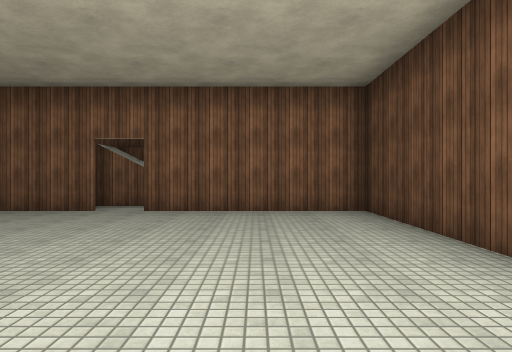
[1] (above)

18 first-person views from a walk through a scene from a Unity 3-D project. The camera is 1.4 m above the floor, looks level and sees 75° across. The floor is counted in squares, 2 m on a side. Each view is taken from the middle of a square. On the plan, view 1 faces up. The plan holds only what a view shows up to about 10 squares ahead; the rest is blank. The player character is not drawn. Surface patterns are stand-ins for the level's own textures.

[2]
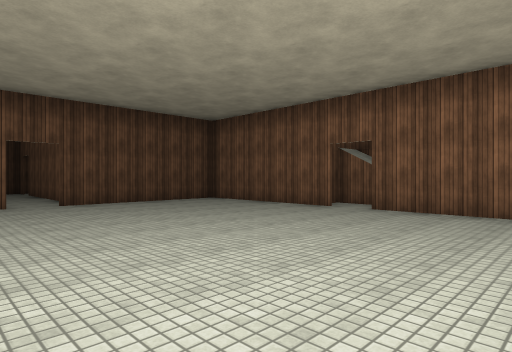

[3]
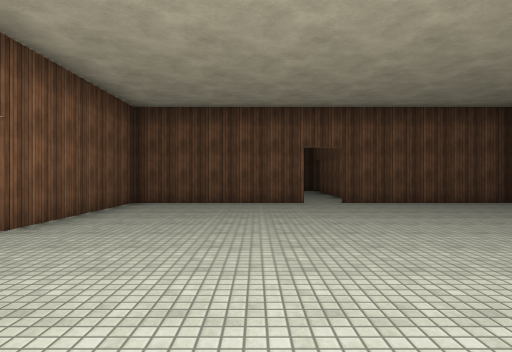

[4]
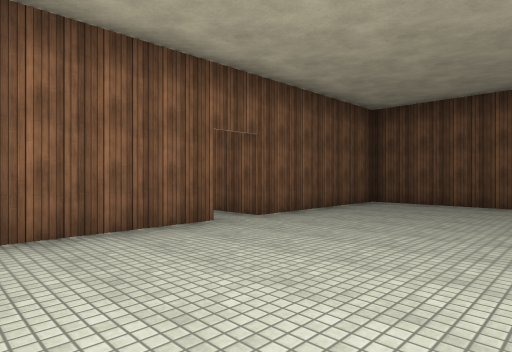

[5]
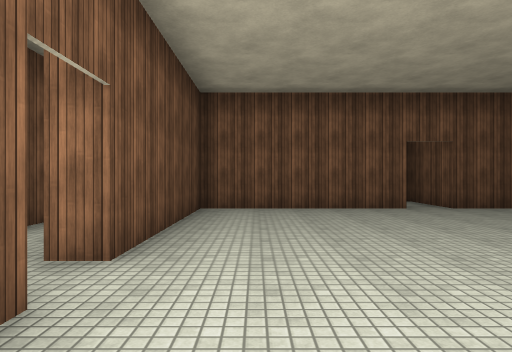

[6]
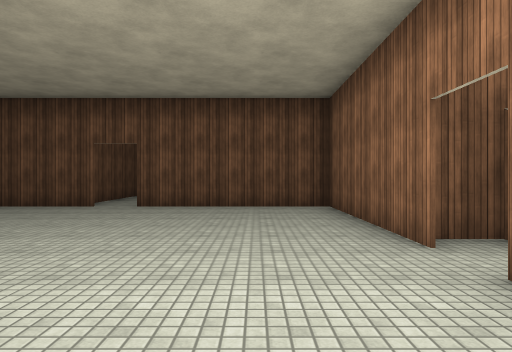

[7]
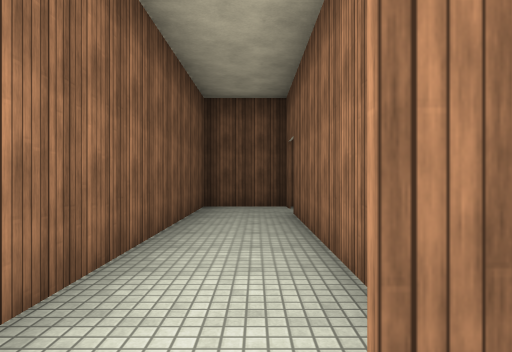

[8]
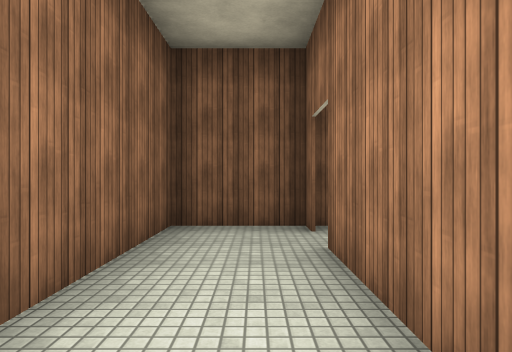

[9]
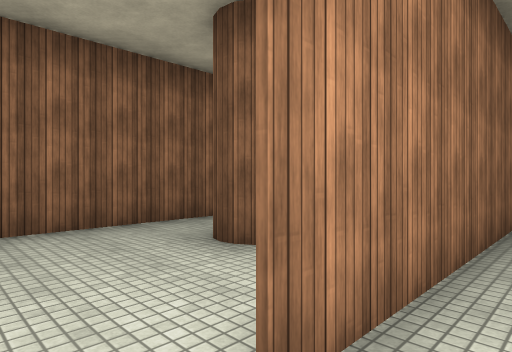

[10]
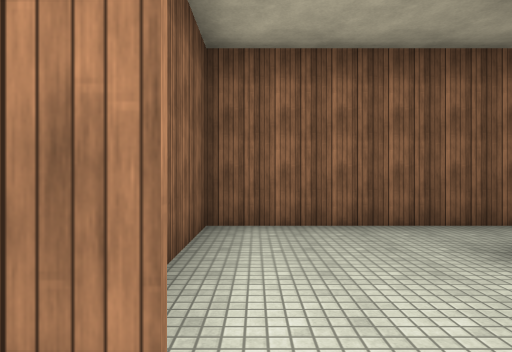

[11]
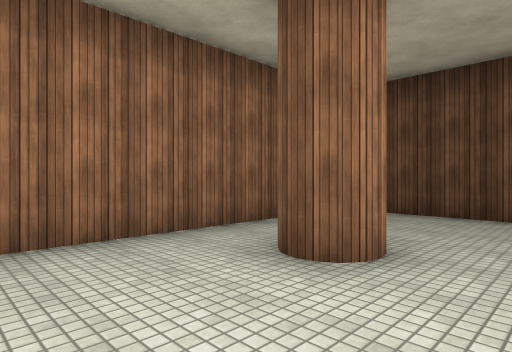

[12]
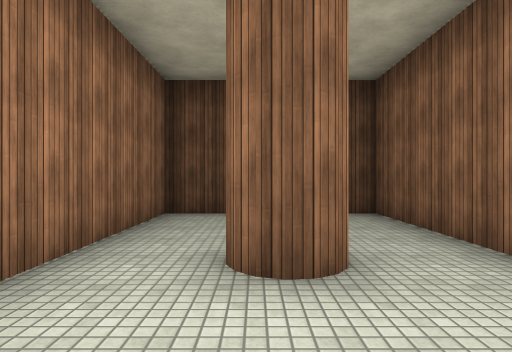

[13]
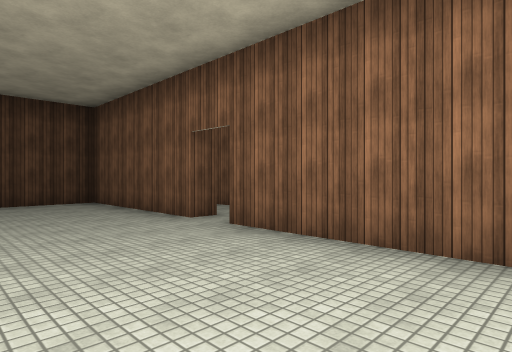

[14]
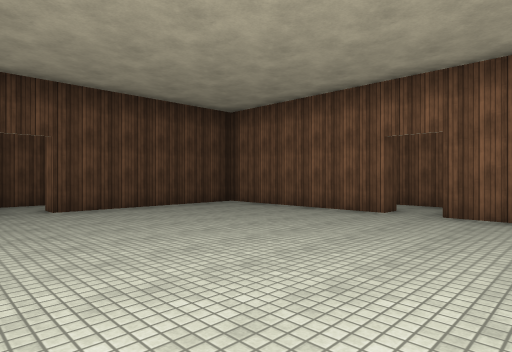

[15]
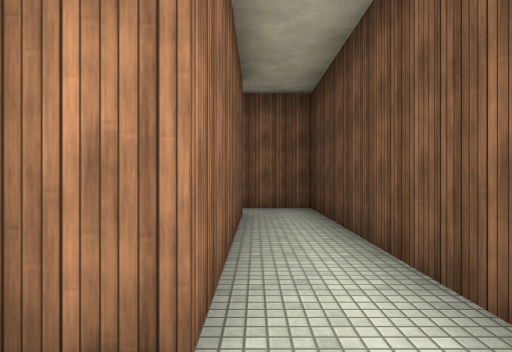

[16]
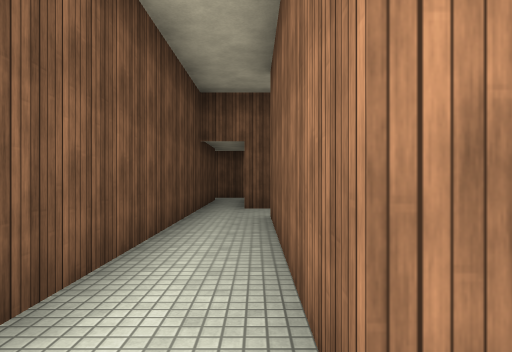

[17]
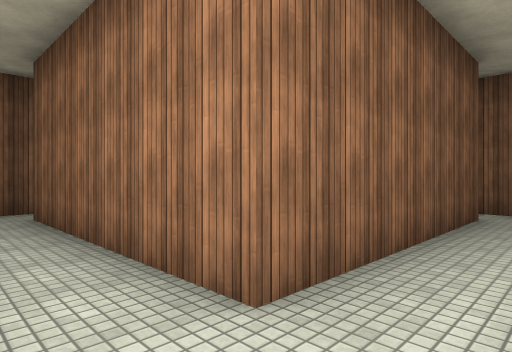

[18]
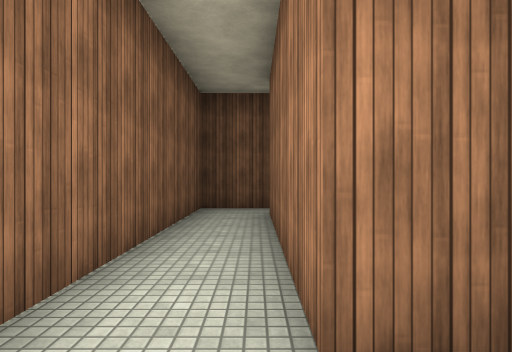

### Floor plan
Ten units are one square. View 1 is at (0, 0); x grows to the right and y downward. Boxes are objects, and circles mark ways between rooms. Rooms are numbered by the first view taken in them; rooms with no view inside come last. Other rooms are left out.
<svg viewBox="-153 -90 200 171">
<path fill="none" stroke="#000" d="M-32 -67 -80 -67M-77 -14 -77 32 -33 32 -33 52M22 -22 22 -67 -22 -67M-23 37 -23 32 22 32 22 -12M-37 -85 -37 -70M-77 -68 -77 -22M-86 -27 -132 -27M-141 -27 -148 -27M-147 -31 -147 -8 -85 -8M-111 -27 -77 -27 -77 -68M-80 -67 -147 -67 -147 -46M22 -12 28 -12 28 37 -23 37M42 76 42 -23 25 -23M-33 52 32 52"/>
<circle cx="-70" cy="-20" r="3" fill="#2a7"/>
<circle cx="-30" cy="40" r="3" fill="#2a7"/>
<circle cx="20" cy="-20" r="3" fill="#2a7"/>
<circle cx="-140" cy="-30" r="3" fill="#2a7"/>
<text x="-30" y="-20">1</text>
<text x="-110" y="-20">2</text>
<text x="-120" y="-50">3</text>
<text x="30" y="30">4</text>
</svg>
Room 1 opens to room 2. Room 1 opens to room 4. Room 2 opens to room 3.

Where each view was taken, in squares from view 1:
view 1: 0 up, 0 right, facing up
view 2: 0 up, 1 right, facing up-left
view 3: 0 up, 1 right, facing left
view 4: 1 up, 1 right, facing down-left
view 5: 4 up, 1 right, facing down
view 6: 5 up, 0 right, facing left
view 7: 2 up, 7 left, facing left
view 8: 2 up, 10 left, facing left
view 9: 2 up, 14 left, facing up-right
view 10: 2 up, 14 left, facing up
view 11: 3 up, 14 left, facing up-right
view 12: 5 up, 14 left, facing right
view 13: 0 up, 7 left, facing down-right
view 14: 3 up, 5 left, facing down-right
view 15: 5 down, 3 right, facing up
view 16: 2 up, 3 right, facing down
view 17: 5 down, 4 right, facing up-left
view 18: 4 down, 4 right, facing left
